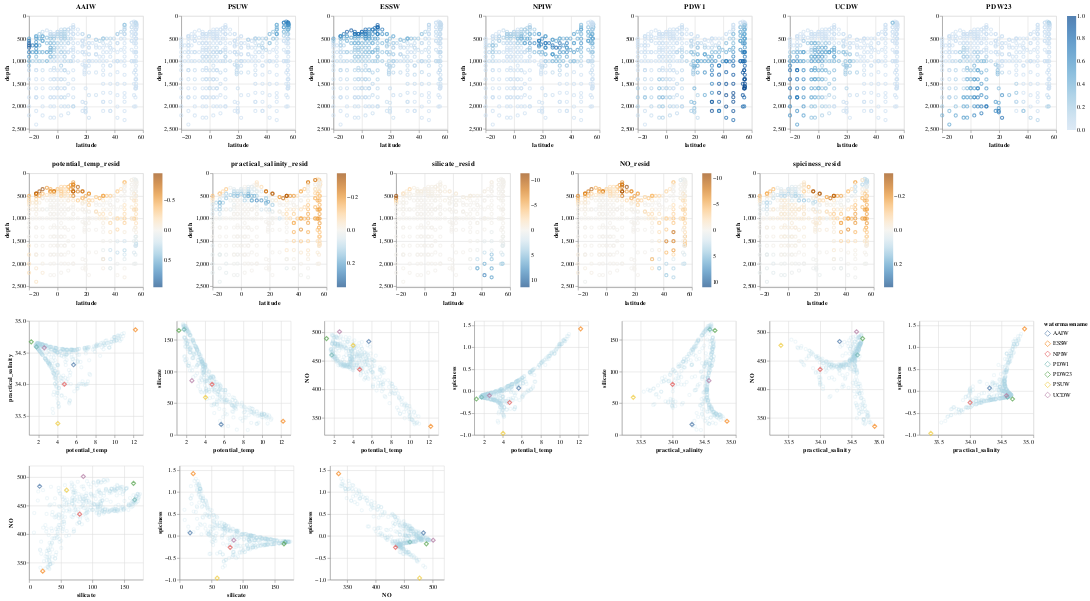

This figure's notebook cell:
### Code cell
import altair as alt
#Build an interactive visualization

CHART_WIDTH=200
CHART_HEIGHT=200
FONTSIZE=10
ROWSIZE=7

def nozero_xaxis(field_name):
  return alt.X(field_name, scale=alt.Scale(zero=False))


def nozero_yaxis(field_name, domain=None):
  if (domain is None):
    return alt.Y(field_name, scale=alt.Scale(zero=False))
  else:
    return alt.Y(field_name, scale=alt.Scale(zero=False, domain=domain))


def latdepth_scatterplot(basechart, selection,
                         property_name, altairdf, zerocenter=False):
    additional_color_kwargs = {}
    if (zerocenter):
        max_abs_property = np.max(np.abs(altairdf[property_name]))
        scale = alt.Scale(scheme='blueorange',
                          domain=[max_abs_property, -max_abs_property])
        additional_color_kwargs['scale'] = scale
    color = alt.condition(selection, property_name, alt.value('lightgray'),
                          title="",
                          **additional_color_kwargs)
    max_depth = np.max(altairdf["depth"])*1.05
    to_return = basechart.encode(
              nozero_xaxis("latitude"),
              nozero_yaxis("depth", domain=(max_depth,0))
           ).encode(color=color).properties(title=property_name)
    return to_return
           

def wrap_scatterplots(scatterplots, resolve_scale='shared'):
    hconcats = [
        alt.hconcat(*scatterplots[i:i+ROWSIZE]).resolve_scale(
            color=resolve_scale)
        for i in range(0,len(scatterplots), ROWSIZE)  
    ]
    return alt.vconcat(*hconcats)


def pp_scatterplot(obs_basechart, watermass_basechart,
                   property1, property2):
    return (obs_basechart.mark_point(opacity=0.2).encode(nozero_xaxis(property1),
                                 nozero_yaxis(property2))
            + watermass_basechart.encode(nozero_xaxis(property1),
                                         nozero_yaxis(property2)))


def build_altair_viz(ompa_problem):
    altairdf = pd.DataFrame(ompa_problem.obs_df)
    watermass_names = []
    for water_mass_idx in range(ompa_problem.water_mass_fractions.shape[1]):
      watermass_name =\
        ompa_problem.watermass_df["watermassname"][water_mass_idx]
      watermass_names.append(watermass_name)
      altairdf[watermass_name] =\
          ompa_problem.water_mass_fractions[:,water_mass_idx]

    for param_idx in range(ompa_problem.param_residuals.shape[1]):
        param_name = ompa_problem.params_to_use[param_idx]
        altairdf[param_name+"_resid"] =\
          ompa_problem.param_residuals[:,param_idx]

    interval_selection = alt.selection_interval()
    tooltip_columns = (ompa_problem.params_to_use
                       + ["latitude", "longitude"]
                       + watermass_names
                       + [x+"_resid" for x in ompa_problem.params_to_use])
    #make the linked property-property plots
    obs_basechart = alt.Chart(altairdf).mark_point().encode(
      tooltip=tooltip_columns,
      color=alt.condition(interval_selection,
                          alt.value("lightblue"),#"NPIW",
                          alt.value('lightgray'))
      ).add_selection(interval_selection).properties(
          width=CHART_WIDTH,
          height=CHART_HEIGHT)
    
    watermass_basechart =\
      alt.Chart(ompa_problem.watermass_df).mark_point(
          shape="diamond", size=50).encode(
              color="watermassname").properties(
                width=CHART_WIDTH,
                height=CHART_HEIGHT)

    #display a row that is the water mass fractions
    watermass_fraction_scatterplots = [
        latdepth_scatterplot(
            basechart=obs_basechart,
            selection=interval_selection,
            property_name=property_name,
            altairdf=altairdf)
        for property_name in watermass_names]

    the_pp_scatterplots = []
    for i in range(len(ompa_problem.params_to_use)):
        for j in range(i+1,len(ompa_problem.params_to_use)):
            the_pp_scatterplots.append(
                pp_scatterplot(
                    obs_basechart=obs_basechart,
                    watermass_basechart=watermass_basechart,
                    property1=ompa_problem.params_to_use[i],
                    property2=ompa_problem.params_to_use[j])
            )
    
    resid_scatterplots = [
        latdepth_scatterplot(
            basechart=obs_basechart,
            selection=interval_selection,
            property_name=property_name+"_resid",
            altairdf=altairdf,
            zerocenter=True)
        for property_name in ompa_problem.params_to_use]

    return alt.vconcat(
              wrap_scatterplots(watermass_fraction_scatterplots),
              wrap_scatterplots(resid_scatterplots,
                                resolve_scale='independent'),
              wrap_scatterplots(the_pp_scatterplots))

build_altair_viz(ompa_setting_to_soln[
  ('intermediate', 'weighting1')])
